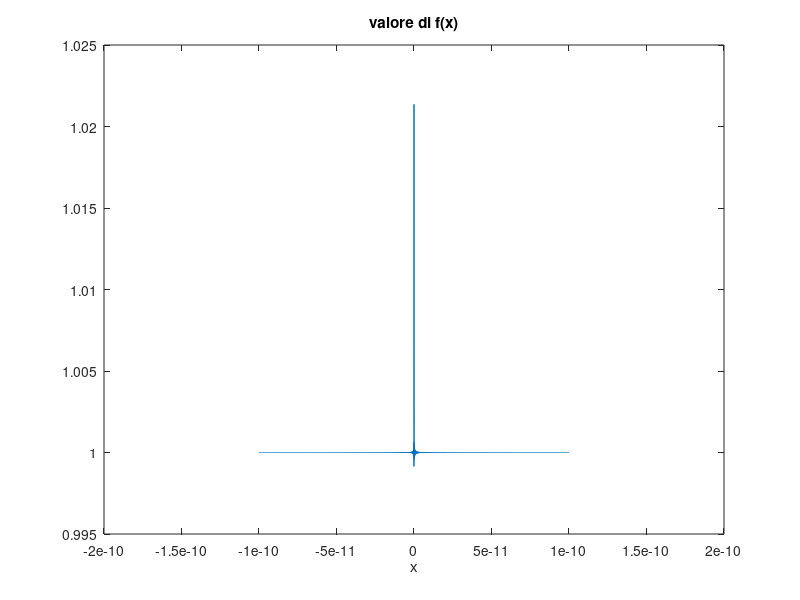
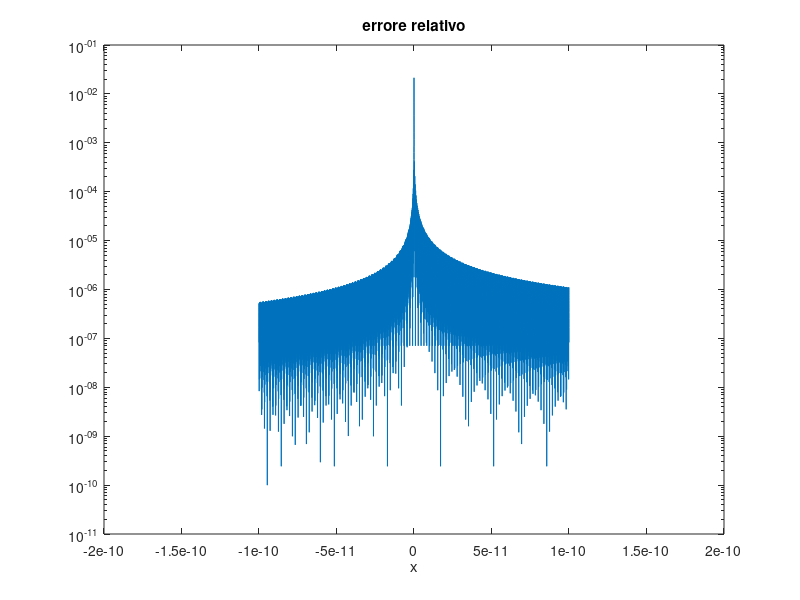

MATLAB code to generate these figures, in order:
clear all;
clc;

x = linspace(-1e-10, 1e-10, 20000);
y_exact = 1;
y =((1+x)-1)./x;

err_ass = abs(y-y_exact);
err_rel = err_ass./abs(y_exact);

figure(1);
plot(x,y);
title("valore di f(x)");
xlabel('x');

figure(2);
semilogy(x,err_rel);
title("errore relativo");
xlabel('x');